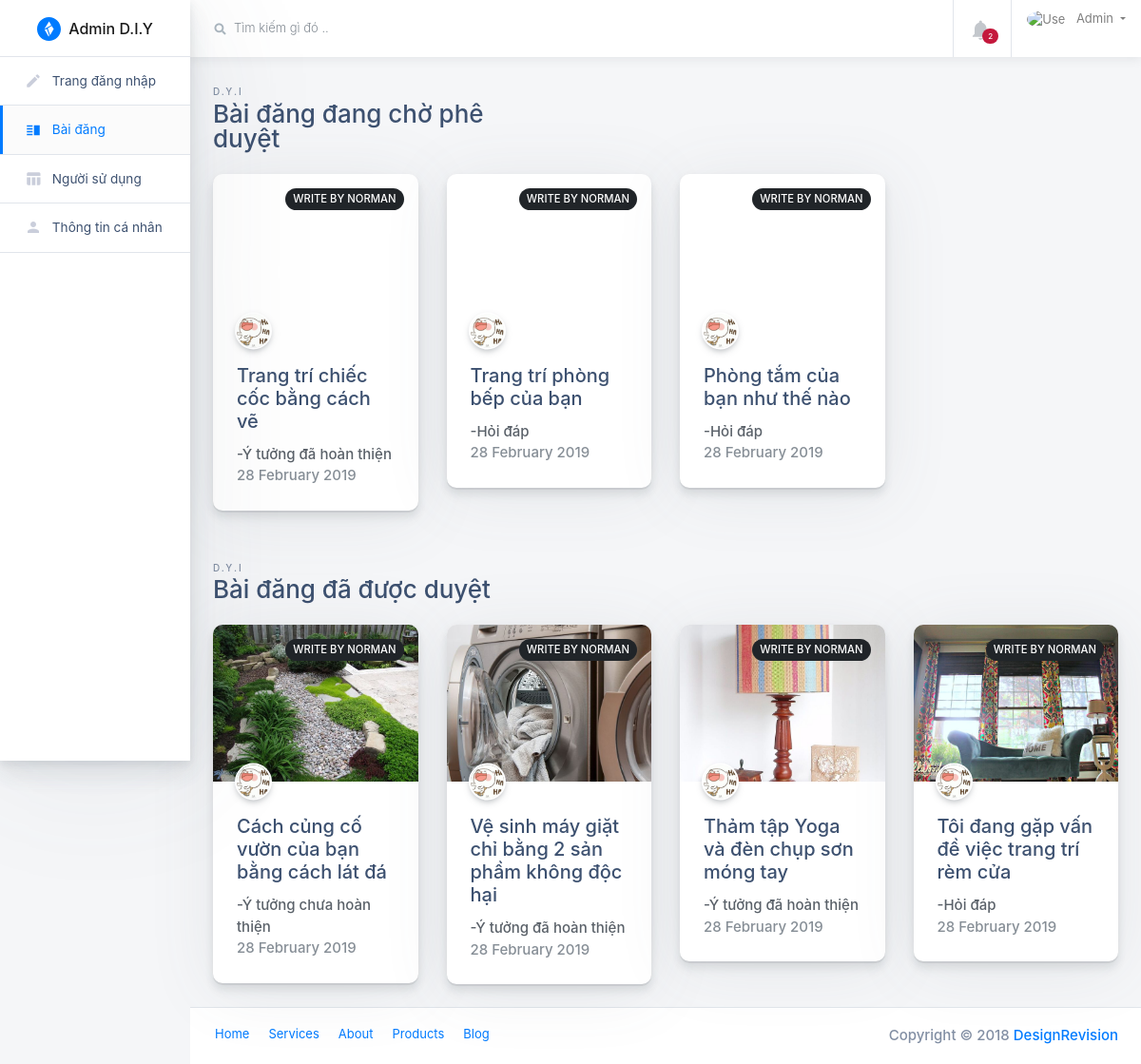
The page /src/Admin/components-blog-posts.php on the database its author committed.
### tables this page shows
CREATE TABLE `news` (
  `id` int(8) NOT NULL,
  `title` varchar(500) NOT NULL,
  `content` varchar(2000) NOT NULL,
  `category` varchar(200) NOT NULL,
  `status` varchar(2000) NOT NULL,
  `link_image` varchar(200) NOT NULL,
  `allowed` tinyint(1) NOT NULL
);

### src/Admin/components-blog-posts.php (the view, shortened to what this page needs)
<?php
include "../../public/php/connect.php";
?>
<!doctype html>
<html class="no-js h-100" lang="en">
<head>
    <link href="https://use.fontawesome.com/releases/v5.0.6/css/all.css" rel="stylesheet">
    <link rel="stylesheet" href="https://stackpath.bootstrapcdn.com/bootstrap/4.1.3/css/bootstrap.min.css"
>
    <link rel="stylesheet" id="main-stylesheet" data-version="1.1.0" href="styles/shards-dashboards.1.1.0.min.css">
    <link rel="stylesheet" href="styles/extras.1.1.0.min.css">
	<link rel="stylesheet" href="button.css">
</head>
<body class="h-100">
<div class="container-fluid">
    <div class="row">
        <aside class="main-sidebar col-12 col-md-3 col-lg-2 px-0">
            <div class="main-navbar">
                <nav class="navbar align-items-stretch navbar-light bg-white flex-md-nowrap border-bottom p-0">
                    <a class="navbar-brand w-100 mr-0" href="#" style="line-height: 25px;">
                        <div class="d-table m-auto">
                            <img id="main-logo" class="d-inline-block align-top mr-1" style="max-width: 25px;"
                                 src="images/shards-dashboards-logo.svg" alt="Shards Dashboard">
                            <span class="d-none d-md-inline ml-1">Admin D.I.Y</span>
                        </div>
                    </a>
                </nav>
            </div>
            <div class="nav-wrapper">
                <ul class="nav flex-column">
                    <li class="nav-item">
                        <a class="nav-link" href="index.html">
                            <i class="material-icons">edit</i>
                            <span>Trang đăng nhập</span>
                        </a>
                    </li>
                    <li class="nav-item">
                        <a class="nav-link active " href="components-blog-posts.php">
                            <i class="material-icons">vertical_split</i>
                            <span>Bài đăng</span>
                        </a>
                    </li>
                    <li class="nav-item">
                        <a class="nav-link " href="tables.php">
                            <i class="material-icons">table_chart</i>
                            <span>Người sử dụng</span>
                        </a>
                    </li>
                    <li class="nav-item">
                        <a class="nav-link " href="user-profile-lite.html">
                            <i class="material-icons">person</i>
                            <span>Thông tin cá nhân</span>
                        </a>
                    </li>
                </ul>
            </div>
        </aside>
        <main class="main-content col-lg-10 col-md-9 col-sm-12 p-0 offset-lg-2 offset-md-3">
            <div class="main-navbar sticky-top bg-white">
                <nav class="navbar align-items-stretch navbar-light flex-md-nowrap p-0">
                    <form action="#" class="main-navbar__search w-100 d-none d-md-flex d-lg-flex">
                        <div class="input-group input-group-seamless ml-3">
                            <div class="input-group-prepend">
                                <div class="input-group-text">
                                    <i class="fas fa-search"></i>
                                </div>
                            </div>
                            <input class="navbar-search form-control" type="text" placeholder="Tìm kiếm gì đó .."
                                   aria-label="Search"></div>
                    </form>
                    <ul class="navbar-nav border-left flex-row ">
                        <li class="nav-item border-right dropdown notifications">
                            <a class="nav-link nav-link-icon text-center" href="#" role="button" id="dropdownMenuLink"
                               data-toggle="dropdown" aria-haspopup="true" aria-expanded="false">
                                <div class="nav-link-icon__wrapper">
                                    <i class="material-icons">&#xE7F4;</i>
                                    <span class="badge badge-pill badge-danger">2</span>
                                </div>
                            </a>
                        </li>
                        <li class="nav-item dropdown">
                            <a class="nav-link dropdown-toggle text-nowrap px-3" data-toggle="dropdown" href="#"
                               role="button" aria-haspopup="true" aria-expanded="false">
                                <img class="user-avatar rounded-circle mr-2" src="../../public/images/picture%20home%20login/icons8-google-home-64.png"
                                     alt="User Avatar">
                                <span class="d-none d-md-inline-block">Admin</span>
                            </a>
                        </li>
                    </ul>
                </nav>
            </div>
            <div class="main-content-container container-fluid px-4">
                <div class="page-header row no-gutters py-4">
                    <div class="col-12 col-sm-4 text-center text-sm-left mb-0">
                        <span class="text-uppercase page-subtitle">D.Y.I</span>
                        <h3 class="page-title">Bài đăng đang chờ phê duyệt</h3>
                    </div>
                </div>
                <div class="row">
                    <?php
                    $sql="SELECT * FROM `news` WHERE `allowed` = '0'";
                    $result = mysqli_query($conn,$sql);
                    while ($data = mysqli_fetch_array($result)){
                        echo '
                        <div class="col-lg-3 col-md-6 col-sm-12 mb-4" >
						<div class="mydivouter">
                        <div class="card card-small card-post card-post--1">
                            <div class="card-post__image"
                                 style="background-image: url(\'../../public/'.$data["link_image"].'")>
                                <a href="#" class="card-post__category badge badge-pill badge-dark">
                                <div>
                                       Write by '.$data["title"].'
                                </div>
                                </a>
                                <div class="card-post__author d-flex">
                                    <a href="#" class="card-post__author-avatar card-post__author-avatar--small"
                                       style="background-image: url(\'../../public/images/picture home login/tenor.gif\');"></a>
                                </div>
                            </div>
                            <div class="card-body">
                                <h5 class="card-title">
                                    <a class="text-fiord-blue" href="#">'.$data["content"].'</a>
                                </h5>
                                <div>
                                    '.$data["status"].'
                                </div>
                                <span class="text-muted">28 February 2019</span><br>
								<span><a href="../../public/php/accept_post.php?id='.$data["id"].'"><input type="button" class="mybuttonoverlap1 btn btn-primary" value="Accept"></a></span>
								<span><a href="../../public/php/delete_post.php?id='.$data["id"].'"><input type="button" class="mybuttonoverlap2 btn btn-danger" value="Delete"></a></span>
                            </div>
							</div>
                        </div>
                    </div>
                        ';
                    }
                    ?>
                </div>
                <div class="page-header row no-gutters py-4">
                    <div class="col-12 col-sm-4 text-center text-sm-left mb-0">
                        <span class="text-uppercase page-subtitle">D.Y.I</span>
                        <h3 class="page-title">Bài đăng đã được duyệt</h3>
                    </div>
                </div>
                <div class="row">
                    <?php
                    $sql="SELECT * FROM `news` WHERE `allowed` = '1'";
                    $result = mysqli_query($conn,$sql);
                    while ($data = mysqli_fetch_array($result)){
                        echo '
                        <div class="col-lg-3 col-md-6 col-sm-12 mb-4" >
						<div class="mydivouter">
                        <div class="card card-small card-post card-post--1">
                            <div class="card-post__image"
                                 style="background-image: url(\'../../public/'.$data["link_image"].'")>
                                <a href="#" class="card-post__category badge badge-pill badge-dark">
                                <div>
                                       Write by '.$data["title"].'
                                </div>
                                </a>
                                <div class="card-post__author d-flex">
                                    <a href="#" class="card-post__author-avatar card-post__author-avatar--small"
                                       style="background-image: url(\'../../public/images/picture home login/tenor.gif\');"></a>
                                </div>
                            </div>
                            <div class="card-body">
                                <h5 class="card-title">
                                    <a class="text-fiord-blue" href="#">'.$data["content"].'</a>
                                </h5>
                                <div>
                                    '.$data["status"].'
                                </div>
                                <span class="text-muted">28 February 2019</span><br>
								<span><a href="../../public/php/delete_post.php?id='.$data["id"].'"><input type="button" class="mybuttonoverlap3 btn btn-danger" value="Delete"></a></span>
                            </div>
							</div>
                        </div>
                    </div>
                        ';
                    }
                    ?>
                </div>
            </div>
            <footer class="main-footer d-flex p-2 px-3 bg-white border-top">
                <ul class="nav">
                    <li class="nav-item">
                        <a class="nav-link" href="#">Home</a>
                    </li>
                    <li class="nav-item">
                        <a class="nav-link" href="#">Services</a>
                    </li>
                    <li class="nav-item">
                        <a class="nav-link" href="#">About</a>
                    </li>
                    <li class="nav-item">
                        <a class="nav-link" href="#">Products</a>
                    </li>
                    <li class="nav-item">
                        <a class="nav-link" href="#">Blog</a>
                    </li>
                </ul>
                <span class="copyright ml-auto my-auto mr-2">Copyright © 2018
              <a href="https://designrevision.com" rel="nofollow">DesignRevision</a>
            </span>
            </footer>
        </main>
    </div>
</div>
</body>
</html>

### src/Admin/button.css (style rules this page uses)
.mydivouter { position: relative; }

### rows shown on the page
news: title "NORMAN", content "Trang trí chiếc cốc bằng cách vẽ", status "-Ý tưởng đã hoàn thiện"
news: title "NORMAN", content "Trang trí phòng bếp của bạn", status "-Hỏi đáp"
news: title "NORMAN", content "Phòng tắm của bạn như thế nào", status "-Hỏi đáp"
news: link_image (picture), title "NORMAN", content "Cách củng cố vườn của bạn bằng cách lát đá", status "-Ý tưởng chưa hoàn thiện"
news: link_image (picture), title "NORMAN", content "Vệ sinh máy giặt chỉ bằng 2 sản phầm không độc hại", status "-Ý tưởng đã hoàn thiện"
news: link_image (picture), title "NORMAN", content "Thảm tập Yoga và đèn chụp sơn móng tay", status "-Ý tưởng đã hoàn thiện"
news: link_image (picture), title "NORMAN", content "Tôi đang gặp vấn đề việc trang trí rèm cửa", status "-Hỏi đáp"
